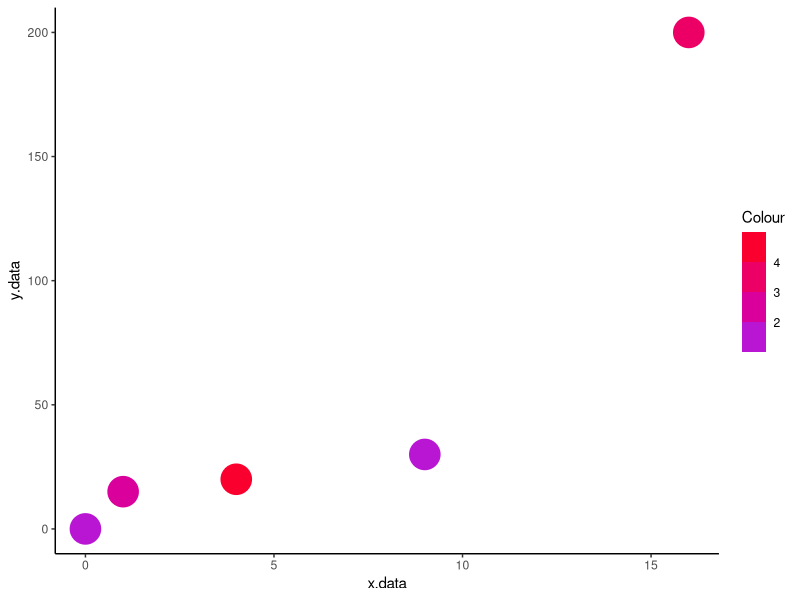

Source code (R): (Note: this script raises an error after producing the figure.)
library(ggplot2)
library(tibble)

x.data<-c(0,1,4,9,16)
y.data<-c(0,15,20,30,200)
z.data<-sample(1:5)
dat<-data.frame(x.data,y.data,z.data)

p1<-ggplot(data=dat,mapping = aes(x=x.data,y=y.data,color=z.data))+geom_point(size=10)+
  scale_color_steps(name='Colour',n.breaks=5,high = 'red',low='purple')

p1+theme_classic()

#factors-factor are for cats
#types of data-used for categorical data
#The categories in your data set are going to be encoded as integers(in the background)
#it makes some regression possible

cat<-c('B','A','B','A','A','A','D','A')
table(cat)

factor.cat<-factor(cat)
factor.cat
table(factor.cat)

factor.cat<-factor(cat,levels = c('A','B','C','D'))
table(factor.cat)

#Other functions that are in R that let you play with factors
#We will care about the some that appears in the forcats package

library(forcats)
#fct_names()

fct_drop(factor.cat)

factor.cat


new.factor<-fct_relevel(factor.cat,c('D','A','C','B'))
new.factor

cat<-c('A','B','A','B','B','B','D','B')
table(cat)

factor.cat<-factor(cat,levels = c('D','B','A','B'))


fact<-data.frame(xx=fct_inorder(factor.cat))
fact

ggplot(data=fact,mapping = aes(x=xx))+geom_bar()

fct_recode(factor.cat,d='D',happy='A')
factor.cat
order.cat<-factor(cat,levels = c('D','C','A','B'),ordered = T)
order.cat

#Dates and Times
#Need the lubridate package

library(lubridate)

10-31-203
9/14/2023

#lubridate converts things that look like dates into nummerical values
#basically your "dates" are converted into the number of seconds since January 1st 1970

#Dates first
#ymd,mdy,dmy,ydm,myd,dym

date.guy<-mdy('9/14/2023')
str(date.guy)
typeof(date.guy)

#dates and Times
#similar function
#mdy_hms()
mdy_h('Oct 24,2023 12')
